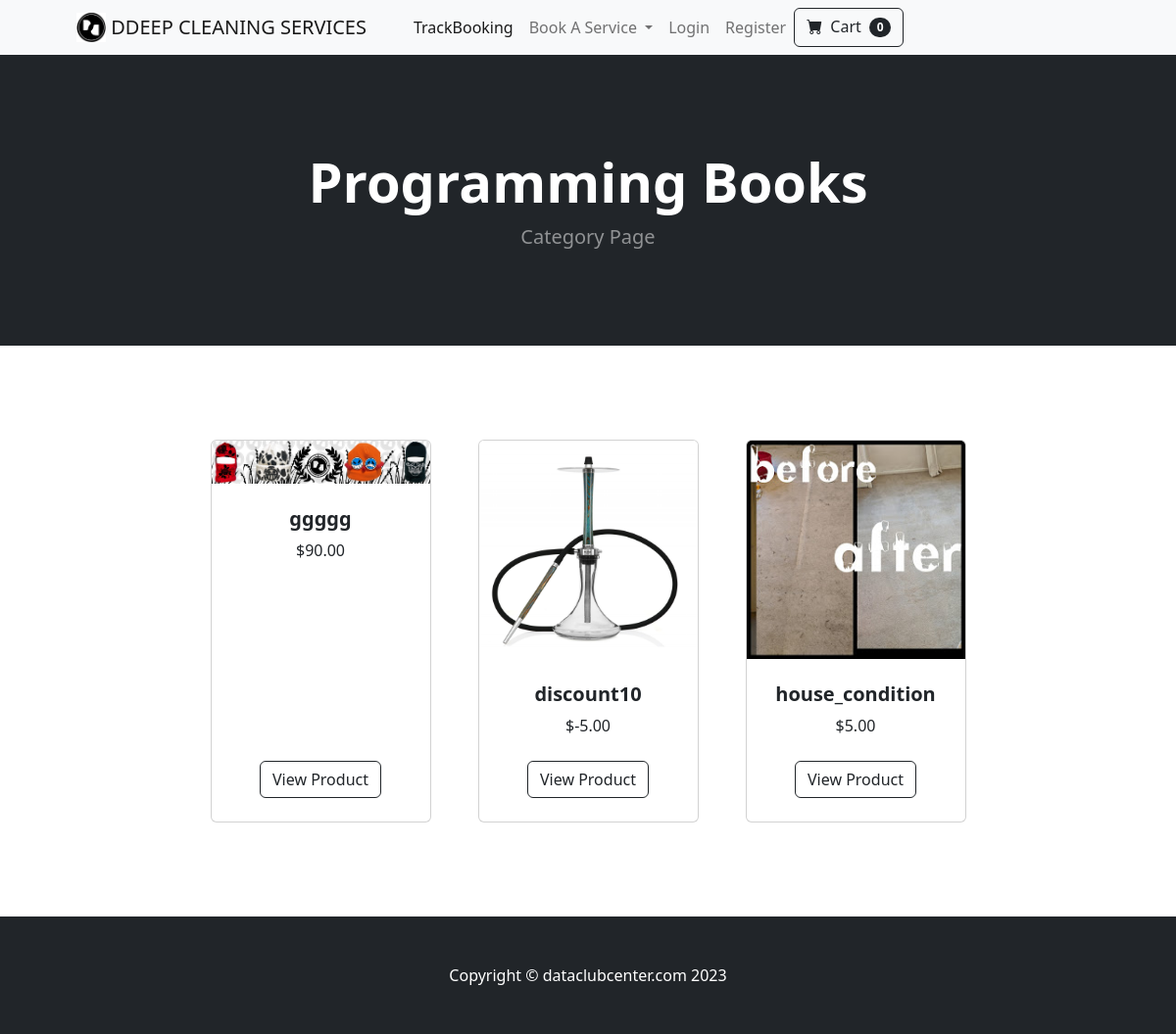
Screenshot of /category/Programming Books with the database file from the repository.
### store/models.py (models this page shows, shortened)
class Category(models.Model):
    name = models.CharField(max_length=50)
    image = models.ImageField(upload_to='uploads/product/', null=True, blank=True, default='promo.jpeg')
    description = models.TextField(null=True, blank=True)
    def __str__(self):
        return self.name
    class Meta:
        verbose_name_plural = 'categories'

class Product(models.Model):
	name = models.CharField(max_length=100)
	price = models.DecimalField(default=0, decimal_places=2, max_digits=6)
	categorya= models.ForeignKey(CategoryA, on_delete=models.CASCADE)
	category = models.ForeignKey(Category, on_delete=models.CASCADE, default=1)
	description = models.CharField(max_length=250, default='', blank=True, null=True)
	image = models.ImageField(upload_to='uploads/product/')
	image1 = models.ImageField(upload_to='uploads/product/', blank=True, null=True, default='default_image.jpg')
	size_code= models.CharField(max_length=250, default='', blank=True, null=True)
	is_sale = models.BooleanField(default=False)
	sale_price = models.DecimalField(default=0, decimal_places=2, max_digits=6)
	size = models.CharField(max_length=20, choices=[('-', '-'),('small', 'Small'), ('medium', 'Medium'), ('large', 'Large'), ('yes', 'Yes'), ('no', 'No'),])

### store/views.py (the view)
# urls.py: path('category/<str:foo>', views.category, name='category'),
def category(request, foo):
	foo = foo.replace('-', ' ')
	try:
		category = Category.objects.get(name=foo)
		products = Product.objects.filter(category=category)
		return render(request, 'category.html', {'products':products, 'category':category})
	except:
		messages.success(request, ("That Category Doesn't Exist..."))
		return redirect('home')

### cart/cart.py (called while the page is built)
	def __len__(self):
		return len(self.cart)

### cart/context_processors.py (called while the page is built)
def cart(request):
	return {'cart': Cart(request)}

### store/templates/category.html
{% extends 'base.html' %}
{% block content %}
        <header class="bg-dark py-5">
            <div class="container px-4 px-lg-5 my-5">
                <div class="text-center text-white">
                    <h1 class="display-4 fw-bolder">
                    {{ category }}
                </h1>
                    <p class="lead fw-normal text-white-50 mb-0">Category Page</p>
                </div>
            </div>
        </header>
        <section class="py-5">
            <div class="container px-4 px-lg-5 mt-5">
                <div class="row gx-4 gx-lg-5 row-cols-2 row-cols-md-3 row-cols-xl-4 justify-content-center">
                {% for product in products %}
                    {% if product.is_sale %}
                    <div class="col mb-5">
                        <div class="card h-100">
                            <div class="badge bg-dark text-white position-absolute" style="top: 0.5rem; right: 0.5rem">Sale</div>
                            <img class="card-img-top" src="{{ product.image.url }}" alt="..." />
                            <div class="card-body p-4">
                                <div class="text-center">
                                    <h5 class="fw-bolder">{{ product.name }}</h5>
                <div class="d-flex justify-content-center small text-warning mb-2">
                <div class="bi-star-fill"></div>
                &nbsp;&nbsp;Sale!&nbsp;&nbsp;
                <div class="bi-star-fill"></div>
                </div>
                                    <strike>
                                    ${{ product.price }}
                                    </strike>
                                    &nbsp;
                                    ${{ product.sale_price }}
                                </div>
                            </div>
                            <div class="card-footer p-4 pt-0 border-top-0 bg-transparent">
    <div class="text-center">
        <a class="btn btn-outline-dark mt-auto" href="{% url 'product' product.id  %}">View Product</a>
    </div>
                            </div>
                        </div>
                    </div>
                    {% else %}
                <div class="col mb-5">
                        <div class="card h-100">
                            <img class="card-img-top" src="{{ product.image.url }}" alt="..." />
                            <div class="card-body p-4">
                                <div class="text-center">
                                    <h5 class="fw-bolder">{{ product.name }}</h5>
                                    ${{ product.price }}
                                </div>
                            </div>
                            <div class="card-footer p-4 pt-0 border-top-0 bg-transparent">
    <div class="text-center"><a class="btn btn-outline-dark mt-auto" href="{% url 'product' product.id %}">View Product</a></div>
                            </div>
                        </div>
                    </div>
                        {% endif %}
                    {% endfor %}
            </div>
        </section>
{% endblock %}

### rows the page displays
Category: name "Programming Books"
Product: image (picture), name "ggggg", price "90.00"
Product: image (picture), name "discount10", price "-5.00"
Product: image (picture), name "house_condition", price "5.00"

### other values shown
{{ cart|length }} "0"
